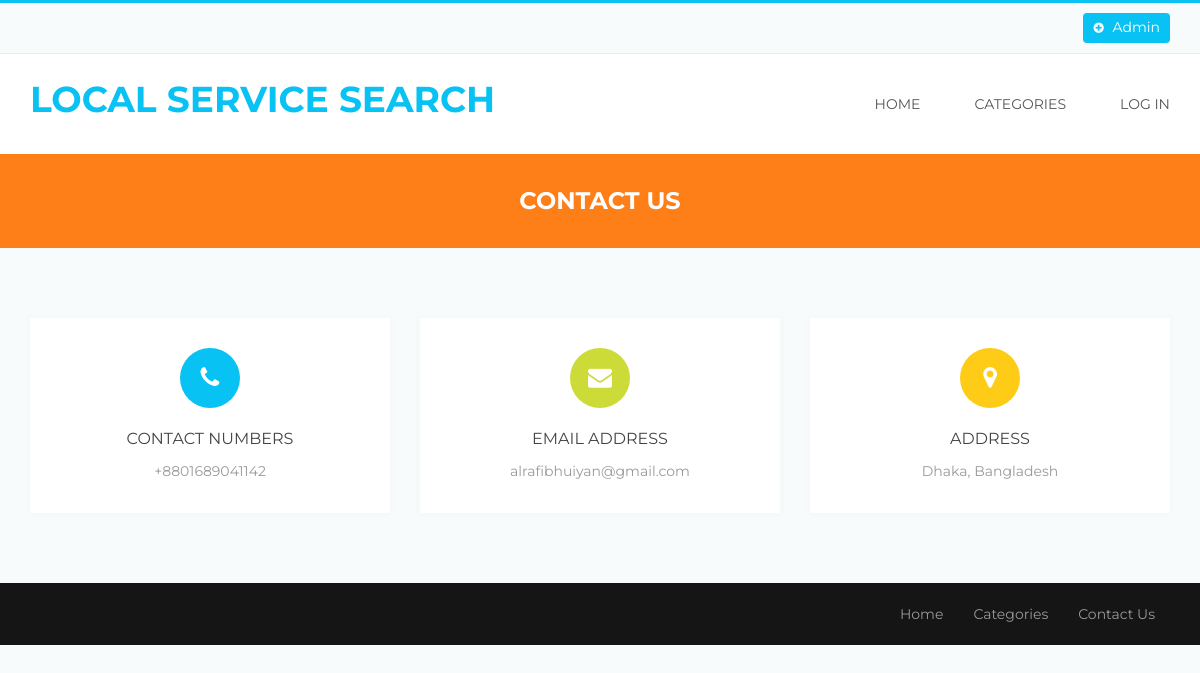
The page /contact.php on the database its author committed.
### tables this page shows
CREATE TABLE `tblpage` (
  `ID` int(10) NOT NULL,
  `PageType` varchar(50) DEFAULT NULL,
  `PageTitle` varchar(200) DEFAULT NULL,
  `PageDescription` mediumtext DEFAULT NULL,
  `Email` varchar(200) DEFAULT NULL,
  `MobileNumber` varchar(20) DEFAULT NULL,
  `UpdationDate` timestamp NOT NULL DEFAULT current_timestamp() ON UPDATE current_timestamp()
);

### contact.php (the view, shortened to what this page needs)
<!DOCTYPE html>
<html>
<head>
	<link rel="stylesheet" type="text/css" href="bootstrap/css/bootstrap.min.css">
	<link rel="stylesheet" type="text/css" href="css/style.css">
	<link rel="stylesheet" type="text/css" href="css/menu.css">
	<link rel="stylesheet" type="text/css" href="css/color/color.css">
	<link rel="stylesheet" type="text/css" href="assets/testimonial/css/style.css" />
	<link rel="stylesheet" type="text/css" href="assets/testimonial/css/elastislide.css" />
	<link rel="stylesheet" type="text/css" href="css/responsive.css">
    <link rel="stylesheet" type="text/css" href="css/font-awesome.css">
	<link rel="stylesheet" type="text/css" href="assets/revolution_slider/css/revslider.css" media="screen" />
</head>
<body>
	<div class="theme-wrap clearfix">
		<?php include_once('includes/header.php');?>
		<div class="page-title-wrap bgorange-1 padding-top-30 padding-bottom-30">
			<h4 class="white">contact us</h4>
		</div>
		<section id="contact-form" class="margin-top-70 margin-bottom-40">
			<div class="container">
				<div class="row info-box-wrap clearfix">
					<?php
$sql="SELECT * from tblpage where PageType='contactus'";
$query = $dbh -> prepare($sql);
$query->execute();
$results=$query->fetchAll(PDO::FETCH_OBJ);
$cnt=1;
if($query->rowCount() > 0)
{
foreach($results as $row)
{               ?>
					<div class="col-xs-12 col-sm-4 col-md-4 col-lg-4">
						<div class="info-box bgwhite shadow-1 clearfix">
							<div class="info-icon">
								<i class="fa fa-phone bgblue-1 white"></i>
							</div>
							<div class="info-content">
								<div class="info-title">
									<h6>Contact numbers</h6>
								</div>
								<div class="info-disc">
									<p>+<?php  echo htmlentities($row->MobileNumber);?></p>
								</div>
							</div>
						</div>
					</div>
					<div class="col-xs-12 col-sm-4 col-md-4 col-lg-4">
						<div class="info-box bgwhite shadow-1 clearfix">
							<div class="info-icon">
								<i class="fa fa-envelope bggreen-1 white"></i>
							</div>
							<div class="info-content">
								<div class="info-title">
									<h6>email Address</h6>
								</div>
								<div class="info-disc">
									<p><?php  echo htmlentities($row->Email);?></p>
								</div>
							</div>
						</div>
					</div>
					<div class="col-xs-12 col-sm-4 col-md-4 col-lg-4">
						<div class="info-box bgwhite shadow-1 clearfix">
							<div class="info-icon">
								<i class="fa fa-map-marker bgyallow-1 white"></i>
							</div>
							<div class="info-content">
								<div class="info-title">
									<h6>Address</h6>
								</div>
								<div class="info-disc">
									<p><?php  echo htmlentities($row->PageDescription);?></p>
								</div>
							</div>
						</div>
					</div>
					<?php $cnt=$cnt+1;}} ?>
				</div>
			</div>
		</section>
		<?php include_once('includes/footer.php');?>
	</div>
</body>
</html>

### css/style.css (style rules this page uses)
html, body, div, span, applet, object, iframe,h1, h2, h3, h4, h5, h6, p, blockquote, pre,a, abbr, acronym, address, big, cite, code,del, dfn, em, img, ins, kbd, q, s, samp, small, strike, strong, sub, sup, tt, var,b, u, i, center,dl, dt, dd, ol, ul, li,fieldset, form, label, legend,table, caption, tbody, tfoot, thead, tr, th, td, article, aside, canvas, details, embed,figure, figcaption, footer, header, hgroup,menu, nav, output, ruby, section, summary,time, mark, audio, video { margin: 0;padding: 0;border: 0;font-size: 100%;font: inherit;vertical-align: baseline; }
article, aside, details, figcaption, figure,footer, header, hgroup, menu, nav, section { display: block; }
body { line-height: 1;margin:0 ;padding:0 ;transition:all 0.3s ease;overflow-x: hidden; }
html { position:relative;overflow-x:hidden; }
body { font-family:'Montserrat',sans-serif; }
h1,h2,h3,h4,h5,h6 { font-family:'Montserrat',sans-serif; font-weight:700; margin:0; text-align:center; line-height:1.4; letter-spacing:0.6px; text-transform:uppercase; letter-spacing:0; }
h4 { font-size:24px; }
h6 { font-size:16px; }
p { font-family:'Montserrat'; font-size:14px; padding:0; font-weight:400; text-align:center; margin:0; line-height:1.6; text-decoration:none; }
p,span,a { padding:0; }
.container,.container-fluid { padding-left:0;padding-right:0; }
.padding-bottom-30 { padding-bottom:30px; }
.padding-top-30 { padding-top:30px; }
.margin-bottom-40 { margin-bottom:40px; }
.margin-top-70 { margin-top:70px; }
.info-box { padding:30px;margin-bottom:30px; }
.info-box .info-icon { text-align:center; }
.info-box .info-icon i { width:60px;height:60px;line-height:60px;font-size:24px;border-radius:50%;text-align:center; }
.info-box .info-content .info-title { margin-top:20px; }
.info-box .info-content .info-title h6 { text-align:center;text-transform:uppercase;font-weight:400; }
.info-box .info-content .info-disc { margin-top:10px; }
.info-box .info-content .info-disc p { text-align:center; }

### css/color/color.css (style rules this page uses)
h1,h2,h3,h4,h5,h6 { color:#444; }
p,a,span,ul,li { color:#999; }
body { background:#f7fbfc; }
.white { color:#fff; }
.bgwhite { background:#fff; }
.bgblue-1 { background:#08c2f3; }
.bggreen-1 { background:#ccdb38; }
.bgyallow-1 { background:#fecc17; }
.bgorange-1 { background:#fe7e17; }
.shadow-1 { -webkit-box-shadow: 0 0 6px 3px rgba(0,0,0,0.01); -moz-box-shadow: 0 0 6px 3px rgba(0,0,0,0.01); box-shadow: 0 0 6px 3px rgba(0,0,0,0.01); }

### css/responsive.css (style rules this page uses)
@media screen and (max-device-width:1199px) { .container { padding-left:15px;padding-right:15px; } }
@media screen and (max-device-width:1199px) { .info-box .info-icon { float:none;text-align:center; } }
@media screen and (max-device-width:1199px) { .info-box .info-content { margin-left:0; float:none; } }
@media screen and (max-device-width:1199px) { .info-box .info-content .info-title h6 { text-align:center; } }
@media screen and (max-device-width:1199px) { .info-box .info-content .info-disc p { text-align:center; } }

### rows shown on the page
tblpage: MobileNumber "8801689041142", Email "alrafibhuiyan@gmail.com", PageDescription "Dhaka, Bangladesh"
